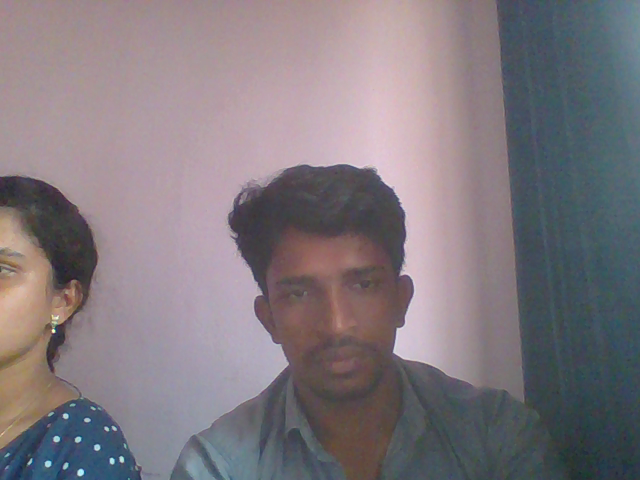
#> input picture Backend/sanal/training/image1.png, 640 x 480 px
$ python imshow3.py
#> lines starting #> are read from the running program, lines starting #| are printed output that depends on the picture; after the words box and inside, x2 and y2 are one past the last pixel; in counts of white or black regions, pixels touching at a corner belong together
import numpy as np
import cv2

img = cv2.imread('image1.png')
#> img is the input picture: shape (480, 640, 3); mean B, G, R 127, 121, 129.1
cv2.imshow("Image",img)
s=img.shape
#> s = (480, 640, 3)
print("size=",s)
#| size= (480, 640, 3)
R=s[0]
#> R = 480
C=s[1]
#> C = 640
print("number of rows",R)
#| number of rows 480
print("numbder of columns",C)
#| numbder of columns 640


#separate Red Green Blue
red=np.zeros((R,C,1), dtype="uint8") #8 bit; 0-255
green=np.zeros((R,C,1), dtype="uint8")
blue=np.zeros((R,C,1), dtype="uint8")

for i in range (R):
    for j in range (C):
        red[i,j] = img[i,j,0]
        green[i,j] = img[i,j,1]
        blue[i,j] = img[i,j,2]
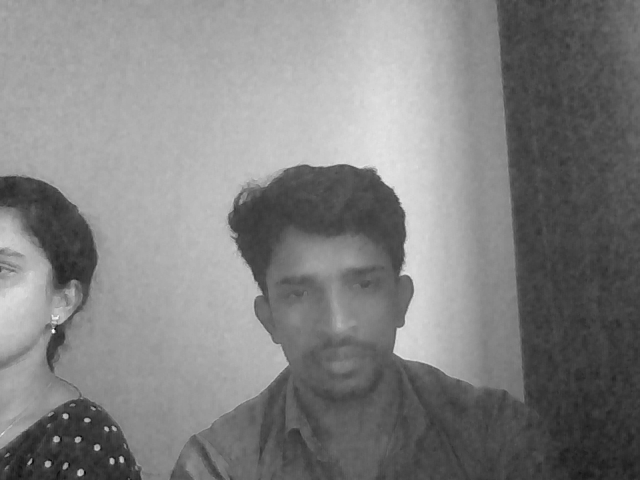
#> blue: shape (480, 640, 1); min 4, max 255, mean 129.1
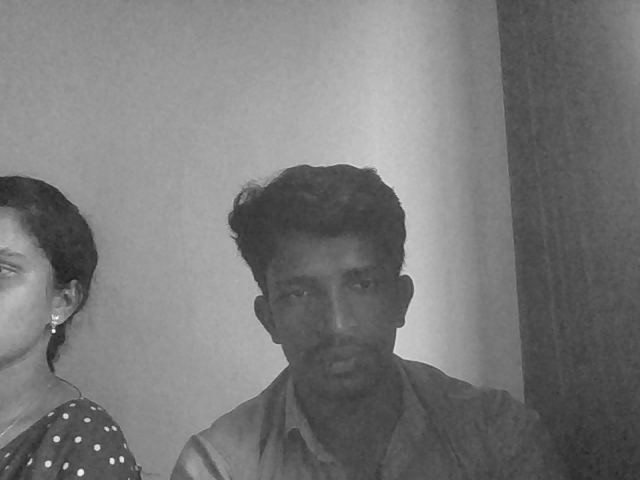
#> green: shape (480, 640, 1); min 30, max 255, mean 121
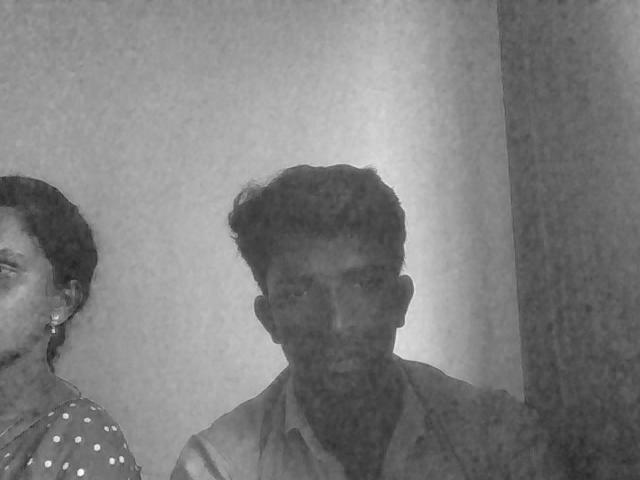
#> red: shape (480, 640, 1); min 30, max 255, mean 127


cv2.imshow("Red",red)
cv2.imshow("Green",green)
cv2.imshow("Blue",blue)


##convert to black and white
bw_image = np.zeros((R,C,1))
thresh = 80

for i in range (R):
    for j in range (C):
        if(red[i,j]>thresh):
            bw_image[i,j] = 1
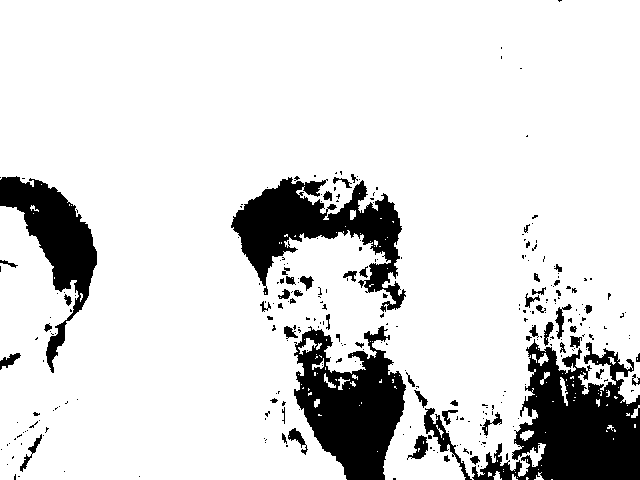
#> bw_image: shape (480, 640, 1) float64; values 0 (black) and 1 (white), 85.8% white; 291 black regions (233 under 20 px), largest, box (x1, y1, x2, y2) and area: (472, 339, 640, 480) 12821, (294, 326, 406, 480) 10168, (231, 177, 406, 312) 9266
cv2.imshow("BW Image",bw_image)


cv2.waitKey()
